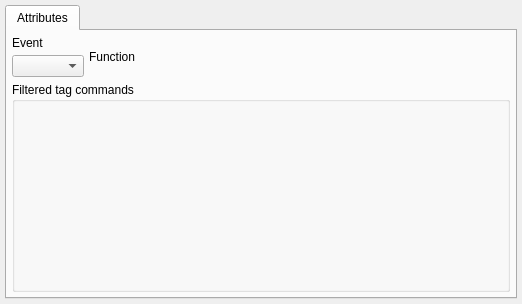
<?xml version="1.0" encoding="UTF-8"?>
<ui version="4.0">
 <class>EventTriggerWidget</class>
 <widget class="QWidget" name="EventTriggerWidget">
  <property name="geometry">
   <rect>
    <x>0</x>
    <y>0</y>
    <width>522</width>
    <height>304</height>
   </rect>
  </property>
  <layout class="QVBoxLayout" name="verticalLayout">
   <property name="spacing">
    <number>5</number>
   </property>
   <property name="leftMargin">
    <number>5</number>
   </property>
   <property name="topMargin">
    <number>5</number>
   </property>
   <property name="rightMargin">
    <number>5</number>
   </property>
   <property name="bottomMargin">
    <number>5</number>
   </property>
   <item>
    <widget class="QTabWidget" name="attributes_tbw">
     <property name="currentIndex">
      <number>0</number>
     </property>
     <widget class="QWidget" name="attributes_tab">
      <attribute name="icon">
       <iconset resource="../../res/resources.qrc">
        <normaloff>:/icons/icons/attribute.png</normaloff>:/icons/icons/attribute.png</iconset>
      </attribute>
      <attribute name="title">
       <string>Attributes</string>
      </attribute>
      <layout class="QGridLayout" name="attributes_grid">
       <property name="leftMargin">
        <number>5</number>
       </property>
       <property name="topMargin">
        <number>5</number>
       </property>
       <property name="rightMargin">
        <number>5</number>
       </property>
       <property name="bottomMargin">
        <number>5</number>
       </property>
       <property name="spacing">
        <number>5</number>
       </property>
       <item row="0" column="0">
        <layout class="QVBoxLayout" name="event_lt">
         <property name="spacing">
          <number>5</number>
         </property>
         <item>
          <widget class="QLabel" name="event_lbl">
           <property name="text">
            <string>Event</string>
           </property>
          </widget>
         </item>
         <item>
          <widget class="QComboBox" name="event_cmb">
           <property name="iconSize">
            <size>
             <width>28</width>
             <height>28</height>
            </size>
           </property>
          </widget>
         </item>
        </layout>
       </item>
       <item row="0" column="1">
        <layout class="QVBoxLayout" name="function_lt">
         <property name="spacing">
          <number>5</number>
         </property>
         <item>
          <widget class="QLabel" name="function_lbl">
           <property name="sizePolicy">
            <sizepolicy hsizetype="Expanding" vsizetype="Preferred">
             <horstretch>0</horstretch>
             <verstretch>0</verstretch>
            </sizepolicy>
           </property>
           <property name="text">
            <string>Function</string>
           </property>
          </widget>
         </item>
        </layout>
       </item>
       <item row="1" column="0" colspan="2">
        <widget class="QGroupBox" name="filter_gb">
         <property name="sizePolicy">
          <sizepolicy hsizetype="Preferred" vsizetype="Expanding">
           <horstretch>0</horstretch>
           <verstretch>0</verstretch>
          </sizepolicy>
         </property>
         <property name="title">
          <string>Filtered tag commands</string>
         </property>
         <layout class="QVBoxLayout" name="filter_layout">
          <property name="spacing">
           <number>5</number>
          </property>
          <property name="leftMargin">
           <number>5</number>
          </property>
          <property name="topMargin">
           <number>5</number>
          </property>
          <property name="rightMargin">
           <number>5</number>
          </property>
          <property name="bottomMargin">
           <number>5</number>
          </property>
         </layout>
        </widget>
       </item>
      </layout>
     </widget>
    </widget>
   </item>
  </layout>
 </widget>
 <resources>
  <include location="../../res/resources.qrc"/>
 </resources>
 <connections/>
</ui>
